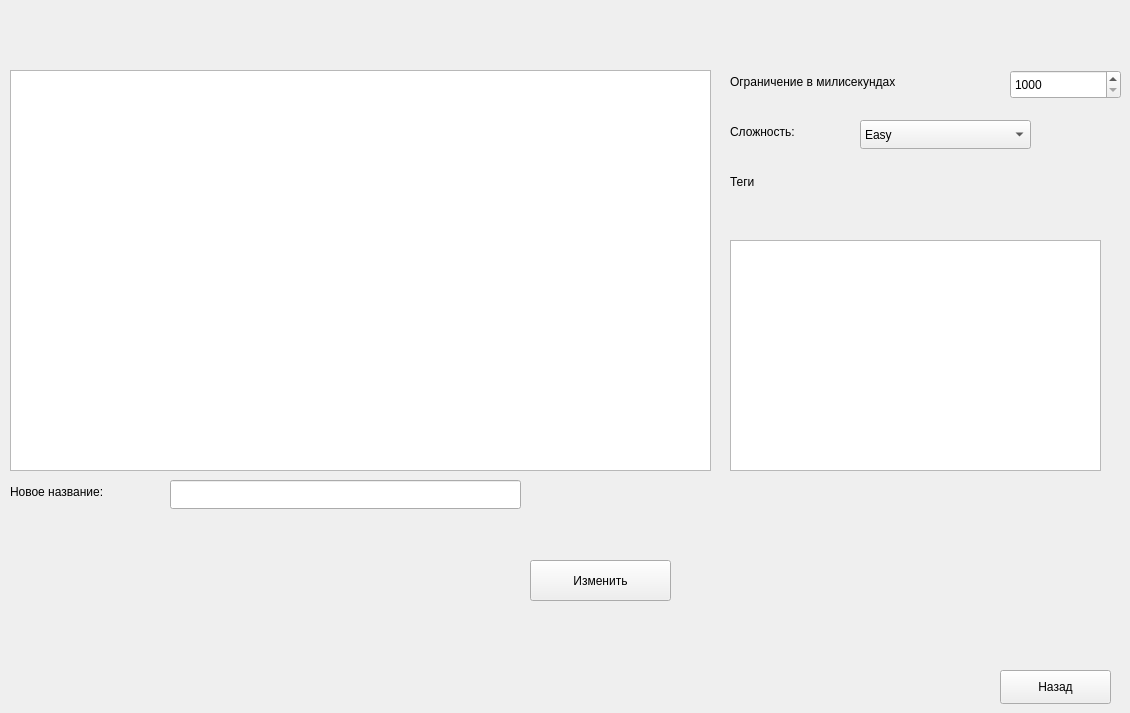
    <widget class="QWidget" name="page_5">
     <widget class="QLabel" name="label_problemTitle_onChangeProblem">
      <property name="geometry">
       <rect>
        <x>10</x>
        <y>10</y>
        <width>1101</width>
        <height>24</height>
       </rect>
      </property>
      <property name="text">
       <string/>
      </property>
     </widget>
     <widget class="QPlainTextEdit" name="plainTextEdit_problemDescription_onChangeProblem">
      <property name="geometry">
       <rect>
        <x>10</x>
        <y>70</y>
        <width>701</width>
        <height>401</height>
       </rect>
      </property>
     </widget>
     <widget class="QLabel" name="label_10">
      <property name="geometry">
       <rect>
        <x>730</x>
        <y>70</y>
        <width>261</width>
        <height>24</height>
       </rect>
      </property>
      <property name="text">
       <string>Ограничение в милисекундах</string>
      </property>
     </widget>
     <widget class="QSpinBox" name="spinBox_problemTimeLimit_onChangeProblem">
      <property name="geometry">
       <rect>
        <x>1010</x>
        <y>70</y>
        <width>111</width>
        <height>29</height>
       </rect>
      </property>
      <property name="minimum">
       <number>1000</number>
      </property>
      <property name="maximum">
       <number>10000</number>
      </property>
     </widget>
     <widget class="QLabel" name="label_33">
      <property name="geometry">
       <rect>
        <x>730</x>
        <y>120</y>
        <width>131</width>
        <height>24</height>
       </rect>
      </property>
      <property name="text">
       <string>Сложность:</string>
      </property>
     </widget>
     <widget class="QComboBox" name="comboBox_problemDifficulty_onChangeProblem">
      <property name="geometry">
       <rect>
        <x>860</x>
        <y>120</y>
        <width>171</width>
        <height>29</height>
       </rect>
      </property>
      <item>
       <property name="text">
        <string>Easy</string>
       </property>
      </item>
      <item>
       <property name="text">
        <string>Easy+</string>
       </property>
      </item>
      <item>
       <property name="text">
        <string>Middle</string>
       </property>
      </item>
      <item>
       <property name="text">
        <string>Middle+</string>
       </property>
      </item>
      <item>
       <property name="text">
        <string>Hard</string>
       </property>
      </item>
      <item>
       <property name="text">
        <string>Hard+</string>
       </property>
      </item>
      <item>
       <property name="text">
        <string>Olympiad</string>
       </property>
      </item>
     </widget>
     <widget class="QLabel" name="label_34">
      <property name="geometry">
       <rect>
        <x>10</x>
        <y>480</y>
        <width>141</width>
        <height>24</height>
       </rect>
      </property>
      <property name="text">
       <string>Новое название:</string>
      </property>
     </widget>
     <widget class="QLineEdit" name="lineEdit_newTitle_onChangeProblem">
      <property name="geometry">
       <rect>
        <x>170</x>
        <y>480</y>
        <width>351</width>
        <height>29</height>
       </rect>
      </property>
     </widget>
     <widget class="QPushButton" name="pushButton_changeProblem_onChangeProblem">
      <property name="geometry">
       <rect>
        <x>530</x>
        <y>560</y>
        <width>141</width>
        <height>41</height>
       </rect>
      </property>
      <property name="text">
       <string>Изменить</string>
      </property>
     </widget>
     <widget class="QPushButton" name="pushButton_prevPage_onChangeProblem">
      <property name="geometry">
       <rect>
        <x>1000</x>
        <y>670</y>
        <width>111</width>
        <height>34</height>
       </rect>
      </property>
      <property name="text">
       <string>Назад</string>
      </property>
     </widget>
     <widget class="QTableView" name="tableView_problemTags_onChangeProblem">
      <property name="geometry">
       <rect>
        <x>730</x>
        <y>240</y>
        <width>371</width>
        <height>231</height>
       </rect>
      </property>
     </widget>
     <widget class="QLabel" name="label_35">
      <property name="geometry">
       <rect>
        <x>730</x>
        <y>170</y>
        <width>71</width>
        <height>24</height>
       </rect>
      </property>
      <property name="text">
       <string>Теги</string>
      </property>
     </widget>
     <widget class="QLabel" name="label_addedTags_onChangeProblem">
      <property name="geometry">
       <rect>
        <x>730</x>
        <y>200</y>
        <width>381</width>
        <height>24</height>
       </rect>
      </property>
      <property name="text">
       <string/>
      </property>
     </widget>
    </widget>
